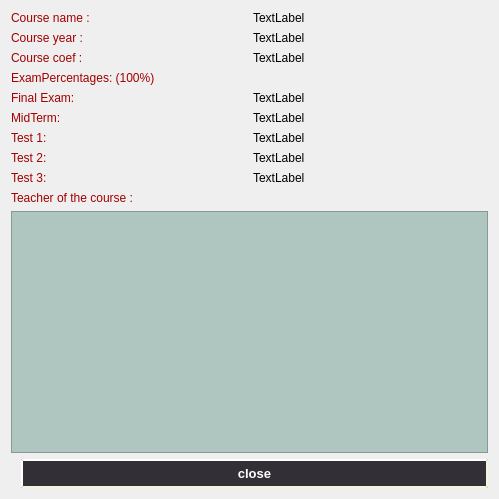
<?xml version="1.0" encoding="UTF-8"?>
<ui version="4.0">
 <class>courseview</class>
 <widget class="QDialog" name="courseview">
  <property name="geometry">
   <rect>
    <x>0</x>
    <y>0</y>
    <width>499</width>
    <height>499</height>
   </rect>
  </property>
  <property name="windowTitle">
   <string>Dialog</string>
  </property>
  <layout class="QVBoxLayout" name="verticalLayout">
   <item>
    <layout class="QHBoxLayout" name="horizontalLayout">
     <item>
      <widget class="QLabel" name="label">
       <property name="styleSheet">
        <string notr="true">font: 700 18pt &quot;Perpetua&quot;;
color: rgb(162, 0, 0);</string>
       </property>
       <property name="text">
        <string>Course name :</string>
       </property>
      </widget>
     </item>
     <item>
      <widget class="QLabel" name="QCN">
       <property name="styleSheet">
        <string notr="true">font: 700 18pt &quot;Perpetua&quot;;
color: rgb(0, 0, 0);</string>
       </property>
       <property name="text">
        <string>TextLabel</string>
       </property>
      </widget>
     </item>
    </layout>
   </item>
   <item>
    <layout class="QHBoxLayout" name="horizontalLayout_2">
     <item>
      <widget class="QLabel" name="label_3">
       <property name="styleSheet">
        <string notr="true">font: 700 18pt &quot;Perpetua&quot;;
color: rgb(162, 0, 0);</string>
       </property>
       <property name="text">
        <string>Course year :</string>
       </property>
      </widget>
     </item>
     <item>
      <widget class="QLabel" name="QCY">
       <property name="styleSheet">
        <string notr="true">font: 700 18pt &quot;Perpetua&quot;;
color: rgb(0, 0, 0);</string>
       </property>
       <property name="text">
        <string>TextLabel</string>
       </property>
      </widget>
     </item>
    </layout>
   </item>
   <item>
    <layout class="QHBoxLayout" name="horizontalLayout_3">
     <item>
      <widget class="QLabel" name="label_2">
       <property name="styleSheet">
        <string notr="true">font: 700 18pt &quot;Perpetua&quot;;
color: rgb(162, 0, 0);</string>
       </property>
       <property name="text">
        <string>Course coef :</string>
       </property>
      </widget>
     </item>
     <item>
      <widget class="QLabel" name="QCC">
       <property name="styleSheet">
        <string notr="true">font: 700 18pt &quot;Perpetua&quot;;
color: rgb(0, 0, 0);</string>
       </property>
       <property name="text">
        <string>TextLabel</string>
       </property>
      </widget>
     </item>
    </layout>
   </item>
   <item>
    <widget class="QLabel" name="label_6">
     <property name="styleSheet">
      <string notr="true">font: 700 18pt &quot;Perpetua&quot;;
color: rgb(162, 0, 0);</string>
     </property>
     <property name="text">
      <string>ExamPercentages: (100%)</string>
     </property>
    </widget>
   </item>
   <item>
    <layout class="QHBoxLayout" name="horizontalLayout_4">
     <item>
      <widget class="QLabel" name="label_4">
       <property name="styleSheet">
        <string notr="true">font: 700 18pt &quot;Perpetua&quot;;
color: rgb(162, 0, 0);</string>
       </property>
       <property name="text">
        <string>Final Exam:</string>
       </property>
      </widget>
     </item>
     <item>
      <widget class="QLabel" name="QFE">
       <property name="styleSheet">
        <string notr="true">font: 700 18pt &quot;Perpetua&quot;;
color: rgb(0, 0, 0);</string>
       </property>
       <property name="text">
        <string>TextLabel</string>
       </property>
      </widget>
     </item>
    </layout>
   </item>
   <item>
    <layout class="QHBoxLayout" name="horizontalLayout_5">
     <item>
      <widget class="QLabel" name="label_7">
       <property name="styleSheet">
        <string notr="true">font: 700 18pt &quot;Perpetua&quot;;
color: rgb(162, 0, 0);</string>
       </property>
       <property name="text">
        <string>MidTerm:</string>
       </property>
      </widget>
     </item>
     <item>
      <widget class="QLabel" name="QMT">
       <property name="styleSheet">
        <string notr="true">font: 700 18pt &quot;Perpetua&quot;;
color: rgb(0, 0, 0);</string>
       </property>
       <property name="text">
        <string>TextLabel</string>
       </property>
      </widget>
     </item>
    </layout>
   </item>
   <item>
    <layout class="QHBoxLayout" name="horizontalLayout_6">
     <item>
      <widget class="QLabel" name="label_8">
       <property name="styleSheet">
        <string notr="true">font: 700 18pt &quot;Perpetua&quot;;
color: rgb(162, 0, 0);</string>
       </property>
       <property name="text">
        <string>Test 1:</string>
       </property>
      </widget>
     </item>
     <item>
      <widget class="QLabel" name="QT1">
       <property name="styleSheet">
        <string notr="true">font: 700 18pt &quot;Perpetua&quot;;
color: rgb(0, 0, 0);</string>
       </property>
       <property name="text">
        <string>TextLabel</string>
       </property>
      </widget>
     </item>
    </layout>
   </item>
   <item>
    <layout class="QHBoxLayout" name="horizontalLayout_7">
     <item>
      <widget class="QLabel" name="label_9">
       <property name="styleSheet">
        <string notr="true">font: 700 18pt &quot;Perpetua&quot;;
color: rgb(162, 0, 0);</string>
       </property>
       <property name="text">
        <string>Test 2:</string>
       </property>
      </widget>
     </item>
     <item>
      <widget class="QLabel" name="QT2">
       <property name="styleSheet">
        <string notr="true">font: 700 18pt &quot;Perpetua&quot;;
color: rgb(0, 0, 0);</string>
       </property>
       <property name="text">
        <string>TextLabel</string>
       </property>
      </widget>
     </item>
    </layout>
   </item>
   <item>
    <layout class="QHBoxLayout" name="horizontalLayout_8">
     <item>
      <widget class="QLabel" name="label_10">
       <property name="styleSheet">
        <string notr="true">font: 700 18pt &quot;Perpetua&quot;;
color: rgb(162, 0, 0);</string>
       </property>
       <property name="text">
        <string>Test 3:</string>
       </property>
      </widget>
     </item>
     <item>
      <widget class="QLabel" name="QT3">
       <property name="styleSheet">
        <string notr="true">font: 700 18pt &quot;Perpetua&quot;;
color: rgb(0, 0, 0);</string>
       </property>
       <property name="text">
        <string>TextLabel</string>
       </property>
      </widget>
     </item>
    </layout>
   </item>
   <item>
    <widget class="QLabel" name="label_5">
     <property name="styleSheet">
      <string notr="true">font: 700 18pt &quot;Perpetua&quot;;
color: rgb(162, 0, 0);</string>
     </property>
     <property name="text">
      <string>Teacher of the course :</string>
     </property>
    </widget>
   </item>
   <item>
    <widget class="QListWidget" name="listWidget">
     <property name="styleSheet">
      <string notr="true">background-color: rgb(175, 198, 192);
font: 600 12pt &quot;Segoe UI Semibold&quot;;</string>
     </property>
    </widget>
   </item>
   <item>
    <widget class="QPushButton" name="pushButton">
     <property name="styleSheet">
      <string notr="true">font: 900 11pt &quot;Segoe UI Black&quot;;
border-radius: 15px;
margin-left: 10px; border-radius: 15px; background: rgba(49, 45, 52, 253); color: #4A0C46;
color : white;
 border-style: outset;
     border-width: 2px;
     border-radius: 15px;
     border-color: beige;
     font: bold 13px;
     min-width: 4em;
     padding: 5px;</string>
     </property>
     <property name="text">
      <string>close</string>
     </property>
    </widget>
   </item>
  </layout>
 </widget>
 <resources/>
 <connections/>
</ui>
